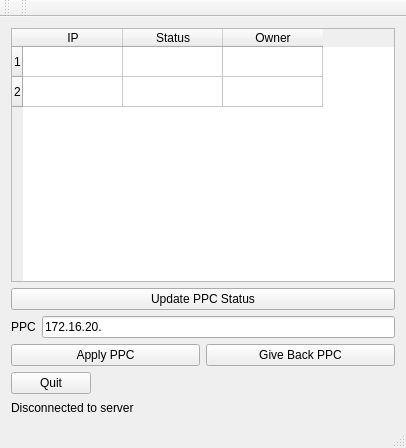
<ui version="4.0" >
 <class>managePPCclientClass</class>
 <widget class="QMainWindow" name="managePPCclientClass" >
  <property name="geometry" >
   <rect>
    <x>0</x>
    <y>0</y>
    <width>406</width>
    <height>448</height>
   </rect>
  </property>
  <property name="windowTitle" >
   <string>managePPCclient</string>
  </property>
  <widget class="QWidget" name="centralWidget" >
   <layout class="QVBoxLayout" >
    <item>
     <layout class="QVBoxLayout" >
      <item>
       <layout class="QVBoxLayout" >
        <item>
         <widget class="QTableWidget" name="ipTableWidget" >
          <property name="midLineWidth" >
           <number>0</number>
          </property>
          <property name="rowCount" >
           <number>2</number>
          </property>
          <property name="columnCount" >
           <number>3</number>
          </property>
          <row/>
          <row/>
          <column>
           <property name="text" >
            <string>IP</string>
           </property>
          </column>
          <column>
           <property name="text" >
            <string>Status</string>
           </property>
          </column>
          <column>
           <property name="text" >
            <string>Owner</string>
           </property>
          </column>
         </widget>
        </item>
        <item>
         <widget class="QPushButton" name="updatePPCStatusButton" >
          <property name="text" >
           <string>Update PPC Status</string>
          </property>
         </widget>
        </item>
       </layout>
      </item>
      <item>
       <layout class="QVBoxLayout" >
        <item>
         <layout class="QHBoxLayout" >
          <item>
           <widget class="QLabel" name="label_2" >
            <property name="text" >
             <string>PPC</string>
            </property>
           </widget>
          </item>
          <item>
           <widget class="QLineEdit" name="ipLineEdit" >
            <property name="text" >
             <string>172.16.20.</string>
            </property>
            <property name="readOnly" >
             <bool>false</bool>
            </property>
           </widget>
          </item>
         </layout>
        </item>
        <item>
         <layout class="QHBoxLayout" >
          <item>
           <widget class="QPushButton" name="applyPPCButton" >
            <property name="enabled" >
             <bool>true</bool>
            </property>
            <property name="text" >
             <string>Apply PPC</string>
            </property>
           </widget>
          </item>
          <item>
           <widget class="QPushButton" name="giveBackPPCButton" >
            <property name="enabled" >
             <bool>true</bool>
            </property>
            <property name="text" >
             <string>Give Back PPC</string>
            </property>
           </widget>
          </item>
         </layout>
        </item>
       </layout>
      </item>
     </layout>
    </item>
    <item>
     <layout class="QVBoxLayout" >
      <item>
       <layout class="QHBoxLayout" >
        <item>
         <widget class="QPushButton" name="quitButton" >
          <property name="text" >
           <string>Quit</string>
          </property>
         </widget>
        </item>
        <item>
         <spacer>
          <property name="orientation" >
           <enum>Qt::Horizontal</enum>
          </property>
          <property name="sizeHint" >
           <size>
            <width>261</width>
            <height>23</height>
           </size>
          </property>
         </spacer>
        </item>
       </layout>
      </item>
      <item>
       <widget class="QLabel" name="statusLabel" >
        <property name="text" >
         <string>Disconnected to server</string>
        </property>
       </widget>
      </item>
     </layout>
    </item>
   </layout>
  </widget>
  <widget class="QMenuBar" name="menuBar" >
   <property name="geometry" >
    <rect>
     <x>0</x>
     <y>0</y>
     <width>406</width>
     <height>20</height>
    </rect>
   </property>
  </widget>
  <widget class="QToolBar" name="mainToolBar" >
   <attribute name="toolBarArea" >
    <enum>TopToolBarArea</enum>
   </attribute>
   <attribute name="toolBarBreak" >
    <bool>false</bool>
   </attribute>
  </widget>
  <widget class="QStatusBar" name="statusBar" />
  <widget class="QToolBar" name="toolBar" >
   <property name="windowTitle" >
    <string>toolBar</string>
   </property>
   <attribute name="toolBarArea" >
    <enum>TopToolBarArea</enum>
   </attribute>
   <attribute name="toolBarBreak" >
    <bool>false</bool>
   </attribute>
  </widget>
 </widget>
 <layoutdefault spacing="6" margin="11" />
 <resources/>
 <connections/>
</ui>
